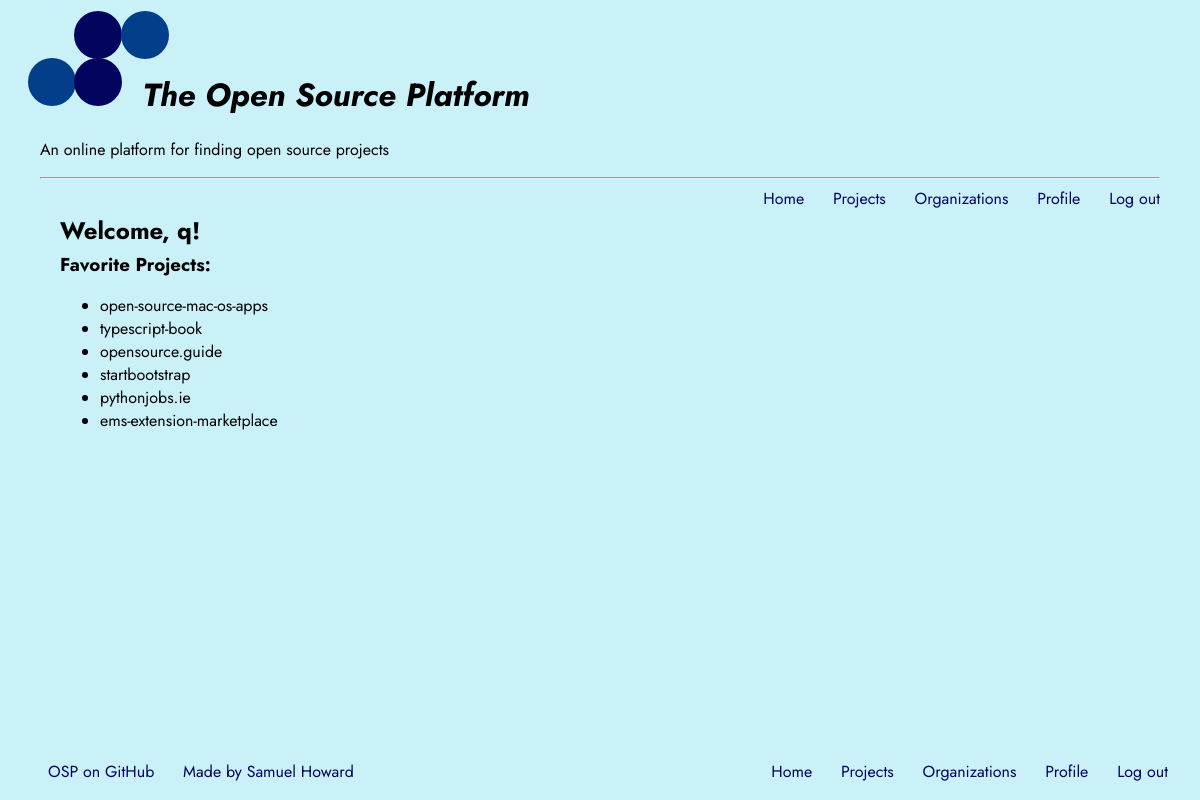
/profile (signed in), run on the app's committed database.
### flask_app/models.py (models this page shows)
class Favorites(db.Model):
    id = db.Column(db.Integer, primary_key=True)
    user_id = db.Column(db.Integer)
    fav_name = db.Column(db.String(1000))
    fav_type = db.Column(db.String(32))

### flask_app/main.py (the view)
@main.route('/profile')
@login_required
def profile():
    return render_template('profile.html', name=current_user.name, title='OSP | Profile', favorites=Favorites.query.filter(Favorites.user_id==current_user.id))

### flask_app/__init__.py (called while the page is built)
@login_manager.user_loader
def load_user(user_id):
    print(user_id)
    if user_id is not None and user_id != 'None':
        print(type(user_id))
        return Users.query.get(int(user_id))

### flask_app/templates/profile.html
{% extends "base.html" %}
{% block content %}
<h2>
  Welcome, {{ name }}!
</h2>
<h3>Favorite Projects:</h3>
<ul>
{% for project in favorites %}
  <li> {{ project.fav_name }} </li>
{% endfor %}
<ul>
{% endblock %}

### flask_app/templates/base.html (shortened to what this page needs)
<!DOCTYPE html>
<html lang="en">
  <head>
    <link rel="stylesheet" href={{ url_for('static', filename= 'css/style.css') }}>
  </head>
  <body>
    <div class="page-body">
      <div class="non-footer">
	<div class="header">
	  <br />
	  <h1>
	    <span class="circle invis"></span>
	    <span class="circle center"></span>
	    <span class="circle outer"></span>
	  </h1>
	  <h1>
	    <span class="circle outer"></span>
	    <span class="circle center"></span>
	    <i class="osp-title">The Open Source Platform</i>
	  </h1>
	</div>
	<br />
	An online platform for finding open source projects
	<hr class="header-bottom">
	<div>
	  <span class="page-links">
	    <a href= {{ url_for('index') }}>Home</a>
	    <a href= {{ url_for('projects') }}>Projects</a>
	    <a href= {{ url_for('organizations') }}>Organizations</a>
	    {% if current_user.is_authenticated %}
	    <a href= {{ url_for('main.profile') }}>Profile</a>
	    <a href= {{ url_for('auth.logout') }}>Log out</a>
	    {% endif %}
	  </span>
	</div>
	<div class="main-body">
	  {% block content %}{% endblock %} <br>
	</div>
	<div class="footer">
	  <span class="external-links">
	    <a href="https://github.com/SamuelHoward/open-source-platform">OSP on GitHub</a>
	    <a href="https://www.linkedin.com/in/samuel-justin-howard/">Made by Samuel Howard</a>
	  </span>
	  <span class="page-links">
	    <a href= {{ url_for('index') }}>Home</a>
	    <a href= {{ url_for('projects') }}>Projects</a>
	    <a href= {{ url_for('organizations') }}>Organizations</a>
	    {% if current_user.is_authenticated %}
	    <a href= {{ url_for('main.profile') }}>Profile</a>
	    <a href= {{ url_for('auth.logout') }}>Log out</a>
	    {% endif %}
	  </span>
	</div>
      </div>
    </div>
  </body>
</html>

### flask_app/static/css/style.css (style rules this page uses)
body { background-color: #CAF0F8; font-family: 'Jost', sans-serif; margin: 40px; margin-top: 0px; margin-bottom: 0px; }
h1 { margin: -.22em; }
h3, h2 { margin-bottom: 3px; margin-top: 3px; }
hr { background-color: black; margin-top: 1em; }
div { overflow: hidden; margin-left: 8px; }
.header { background-color: #CAF0F8; overflow: visible; width: 100%; margin-left: 0px; padding-bottom: 4px; position: sticky; top: 0; }
.header-bottom { position: sticky; top: 115px; }
.page-body { overflow: visible; margin-left: 0px; position: relative; min-height: 100vh; }
.non-footer { overflow: visible; margin-left: 0px; padding-bottom: 2.5rem; }
.footer { position: absolute; bottom: 0; width: 100%; height: 2.5rem; }
a { color: #03045E; text-decoration: none; }
.page-links { float: right; }
.main-body { margin-left: 20px; }
.osp-title { margin-left: 0.5em; }
.invis { background-color: #CAF0F8; }
.center { background-color: #03045E; }
.outer { background-color: #023E8A; }
.circle { height: 1.5em; width: 1.5em; border-radius: 50%; margin: -.17em; margin-bottom: 0em; display:inline-block; }

### data on the page
Favorites: fav_name "open-source-mac-os-apps"
Favorites: fav_name "typescript-book"
Favorites: fav_name "opensource.guide"
Favorites: fav_name "startbootstrap"
Favorites: fav_name "pythonjobs.ie"
Favorites: fav_name "ems-extension-marketplace"

### other printed values
{{ name }} "q"
